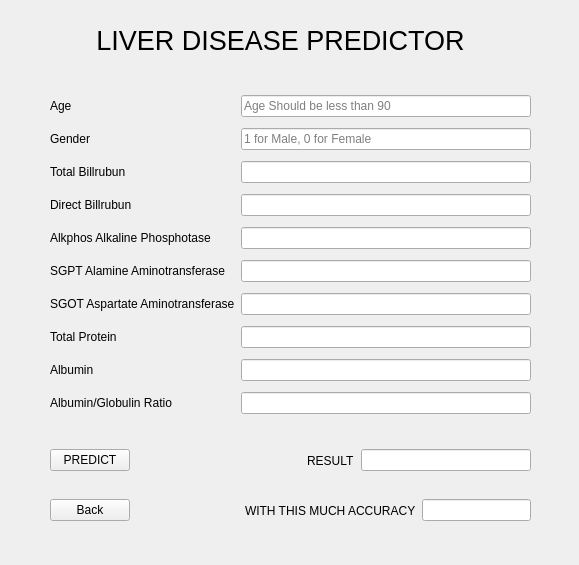
<?xml version="1.0" encoding="UTF-8"?>
<ui version="4.0">
 <class>Form</class>
 <widget class="QWidget" name="Form">
  <property name="geometry">
   <rect>
    <x>0</x>
    <y>0</y>
    <width>579</width>
    <height>565</height>
   </rect>
  </property>
  <property name="windowTitle">
   <string>Form</string>
  </property>
  <widget class="QLabel" name="label">
   <property name="geometry">
    <rect>
     <x>60</x>
     <y>20</y>
     <width>441</width>
     <height>41</height>
    </rect>
   </property>
   <property name="font">
    <font>
     <pointsize>20</pointsize>
    </font>
   </property>
   <property name="text">
    <string>LIVER DISEASE PREDICTOR</string>
   </property>
   <property name="alignment">
    <set>Qt::AlignCenter</set>
   </property>
  </widget>
  <widget class="QWidget" name="gridLayoutWidget">
   <property name="geometry">
    <rect>
     <x>50</x>
     <y>90</y>
     <width>481</width>
     <height>331</height>
    </rect>
   </property>
   <layout class="QGridLayout" name="gridLayout">
    <item row="4" column="0">
     <widget class="QLabel" name="label_5">
      <property name="text">
       <string>Direct Billrubun</string>
      </property>
     </widget>
    </item>
    <item row="7" column="0">
     <widget class="QLabel" name="label_8">
      <property name="text">
       <string>SGOT Aspartate Aminotransferase</string>
      </property>
     </widget>
    </item>
    <item row="8" column="0">
     <widget class="QLabel" name="label_9">
      <property name="text">
       <string>Total Protein</string>
      </property>
     </widget>
    </item>
    <item row="7" column="2">
     <widget class="QLineEdit" name="lineEdit_7"/>
    </item>
    <item row="6" column="0">
     <widget class="QLabel" name="label_7">
      <property name="text">
       <string>SGPT Alamine Aminotransferase </string>
      </property>
     </widget>
    </item>
    <item row="8" column="2">
     <widget class="QLineEdit" name="lineEdit_8"/>
    </item>
    <item row="9" column="0">
     <widget class="QLabel" name="label_10">
      <property name="text">
       <string>Albumin</string>
      </property>
     </widget>
    </item>
    <item row="2" column="0">
     <widget class="QLabel" name="label_3">
      <property name="text">
       <string>Gender</string>
      </property>
     </widget>
    </item>
    <item row="3" column="0">
     <widget class="QLabel" name="label_4">
      <property name="text">
       <string>Total Billrubun</string>
      </property>
     </widget>
    </item>
    <item row="5" column="2">
     <widget class="QLineEdit" name="lineEdit_5"/>
    </item>
    <item row="6" column="2">
     <widget class="QLineEdit" name="lineEdit_6"/>
    </item>
    <item row="5" column="0">
     <widget class="QLabel" name="label_6">
      <property name="text">
       <string>Alkphos Alkaline Phosphotase</string>
      </property>
     </widget>
    </item>
    <item row="1" column="2">
     <widget class="QLineEdit" name="lineEdit">
      <property name="autoFillBackground">
       <bool>false</bool>
      </property>
      <property name="placeholderText">
       <string>Age Should be less than 90</string>
      </property>
     </widget>
    </item>
    <item row="4" column="2">
     <widget class="QLineEdit" name="lineEdit_4"/>
    </item>
    <item row="2" column="2">
     <widget class="QLineEdit" name="lineEdit_2">
      <property name="placeholderText">
       <string>1 for Male, 0 for Female</string>
      </property>
     </widget>
    </item>
    <item row="1" column="0">
     <widget class="QLabel" name="label_2">
      <property name="text">
       <string>Age</string>
      </property>
     </widget>
    </item>
    <item row="3" column="2">
     <widget class="QLineEdit" name="lineEdit_3"/>
    </item>
    <item row="9" column="2">
     <widget class="QLineEdit" name="lineEdit_9"/>
    </item>
    <item row="10" column="0">
     <widget class="QLabel" name="label_11">
      <property name="text">
       <string>Albumin/Globulin Ratio</string>
      </property>
     </widget>
    </item>
    <item row="10" column="2">
     <widget class="QLineEdit" name="lineEdit_10"/>
    </item>
   </layout>
  </widget>
  <widget class="QWidget" name="horizontalLayoutWidget">
   <property name="geometry">
    <rect>
     <x>50</x>
     <y>440</y>
     <width>481</width>
     <height>41</height>
    </rect>
   </property>
   <layout class="QHBoxLayout" name="horizontalLayout">
    <item>
     <layout class="QVBoxLayout" name="verticalLayout"/>
    </item>
    <item>
     <widget class="QPushButton" name="pushButton">
      <property name="enabled">
       <bool>true</bool>
      </property>
      <property name="sizePolicy">
       <sizepolicy hsizetype="Minimum" vsizetype="Fixed">
        <horstretch>0</horstretch>
        <verstretch>5</verstretch>
       </sizepolicy>
      </property>
      <property name="mouseTracking">
       <bool>false</bool>
      </property>
      <property name="focusPolicy">
       <enum>Qt::NoFocus</enum>
      </property>
      <property name="text">
       <string>PREDICT</string>
      </property>
      <property name="checkable">
       <bool>false</bool>
      </property>
      <property name="autoDefault">
       <bool>false</bool>
      </property>
      <property name="default">
       <bool>false</bool>
      </property>
      <property name="flat">
       <bool>false</bool>
      </property>
     </widget>
    </item>
    <item>
     <spacer name="horizontalSpacer">
      <property name="orientation">
       <enum>Qt::Horizontal</enum>
      </property>
      <property name="sizeHint" stdset="0">
       <size>
        <width>40</width>
        <height>20</height>
       </size>
      </property>
     </spacer>
    </item>
    <item>
     <widget class="QLabel" name="label_12">
      <property name="text">
       <string>RESULT</string>
      </property>
     </widget>
    </item>
    <item>
     <widget class="QLineEdit" name="lineEdit_11"/>
    </item>
   </layout>
  </widget>
  <widget class="QWidget" name="horizontalLayoutWidget_2">
   <property name="geometry">
    <rect>
     <x>50</x>
     <y>490</y>
     <width>481</width>
     <height>41</height>
    </rect>
   </property>
   <layout class="QHBoxLayout" name="horizontalLayout_2">
    <item>
     <widget class="QPushButton" name="backButton">
      <property name="text">
       <string>Back</string>
      </property>
     </widget>
    </item>
    <item>
     <spacer name="horizontalSpacer_3">
      <property name="orientation">
       <enum>Qt::Horizontal</enum>
      </property>
      <property name="sizeHint" stdset="0">
       <size>
        <width>40</width>
        <height>20</height>
       </size>
      </property>
     </spacer>
    </item>
    <item>
     <widget class="QLabel" name="label_13">
      <property name="text">
       <string>WITH THIS MUCH ACCURACY</string>
      </property>
     </widget>
    </item>
    <item>
     <widget class="QLineEdit" name="lineEdit_12"/>
    </item>
   </layout>
  </widget>
 </widget>
 <tabstops>
  <tabstop>lineEdit</tabstop>
  <tabstop>lineEdit_2</tabstop>
  <tabstop>lineEdit_3</tabstop>
  <tabstop>lineEdit_4</tabstop>
  <tabstop>lineEdit_5</tabstop>
  <tabstop>lineEdit_6</tabstop>
  <tabstop>lineEdit_7</tabstop>
  <tabstop>lineEdit_8</tabstop>
  <tabstop>lineEdit_9</tabstop>
  <tabstop>lineEdit_10</tabstop>
  <tabstop>lineEdit_11</tabstop>
  <tabstop>lineEdit_12</tabstop>
 </tabstops>
 <resources/>
 <connections/>
</ui>
